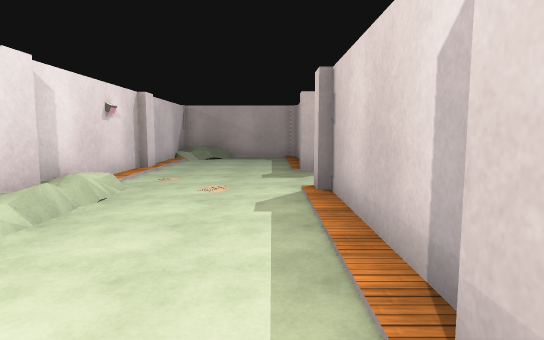
[1] (above)

20 first-person views from a walk through a 3-D level made in the Unity game engine. The camera is 1.4 m above the floor, tilts 6° down and sees 75° across. The floor is counted in squares, 1.34 m on a side. Each view is taken from the middle of a square. On the plan, view 1 faces up. The plan holds only what a view shows up to about 13 squares ahead; the rest is blank. The place goes on beyond the plan. The player is left out. Some surface patterns are stand-ins.

[2]
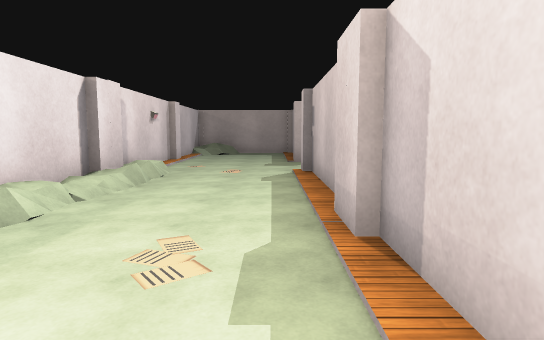

[3]
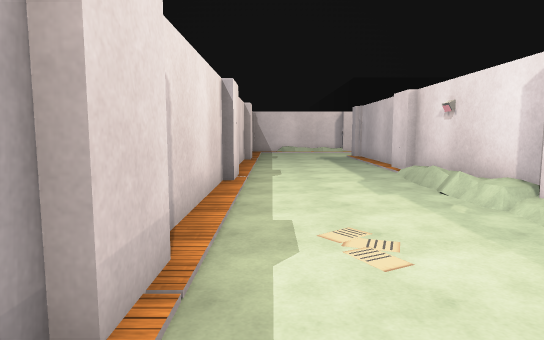

[4]
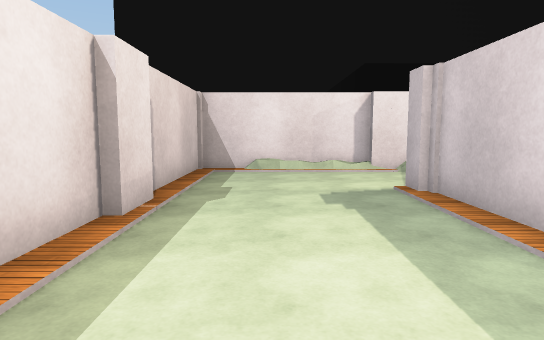

[5]
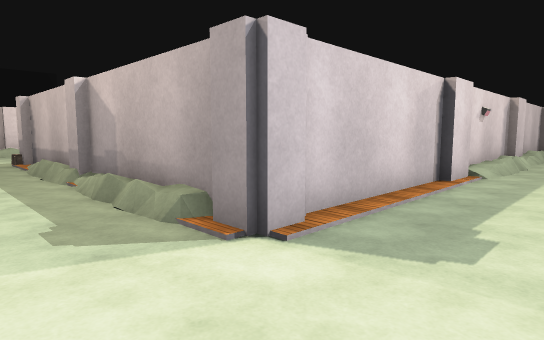

[6]
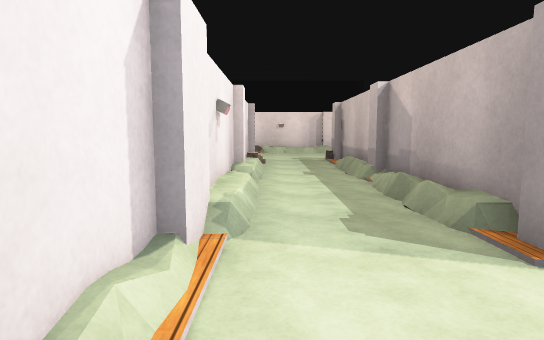

[7]
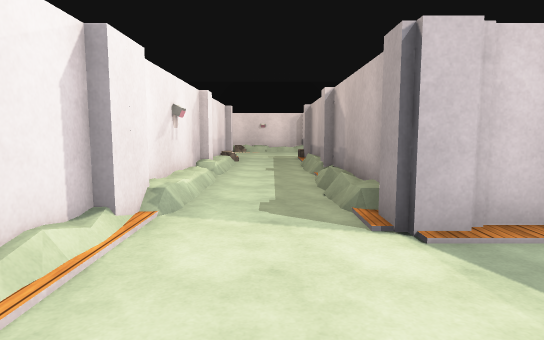

[8]
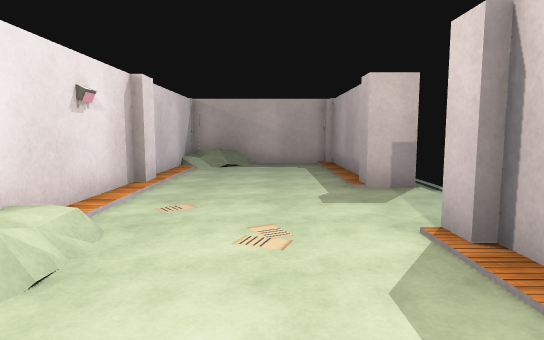

[9]
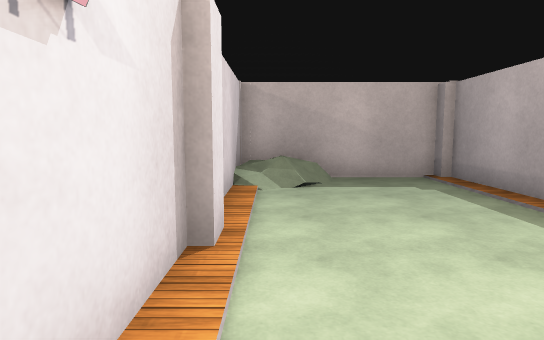

[10]
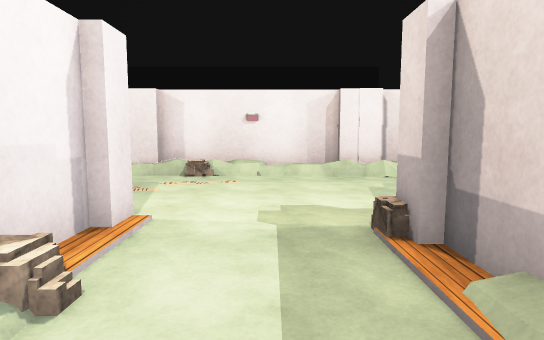

[11]
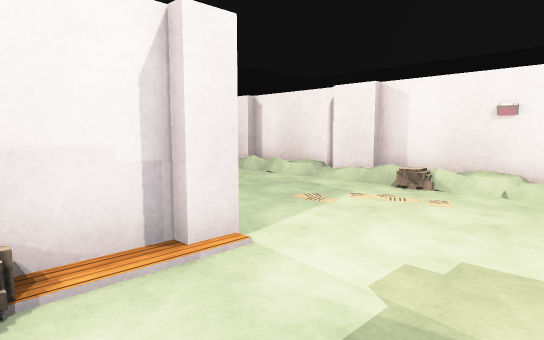

[12]
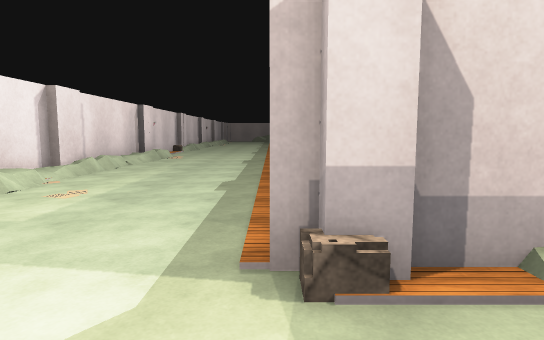

[13]
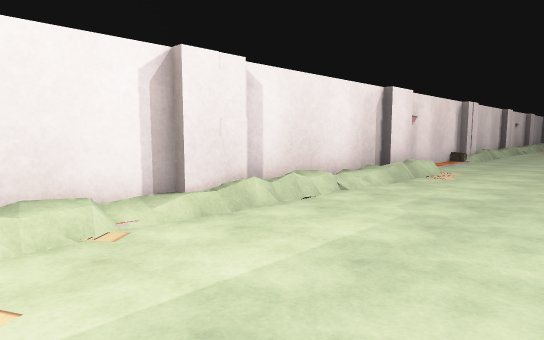

[14]
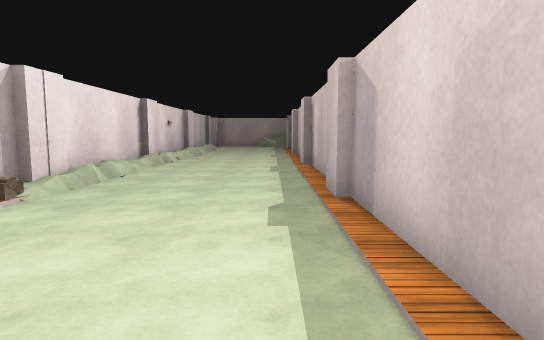

[15]
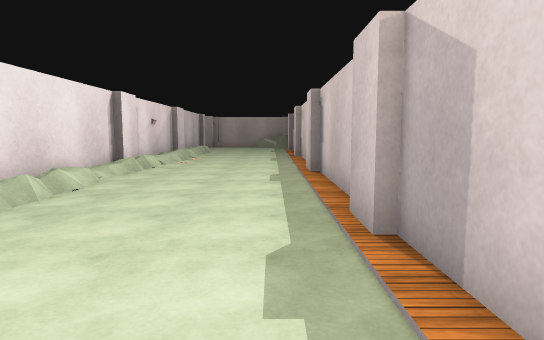

[16]
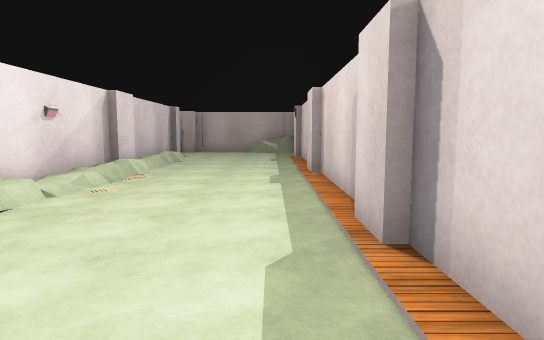

[17]
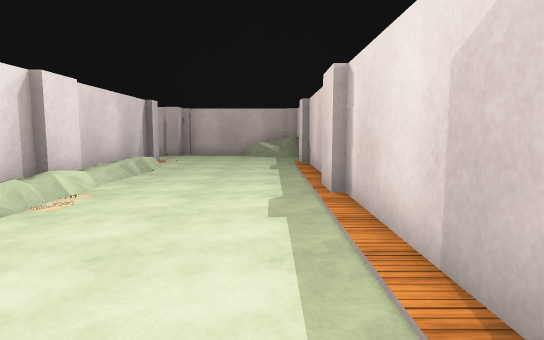

[18]
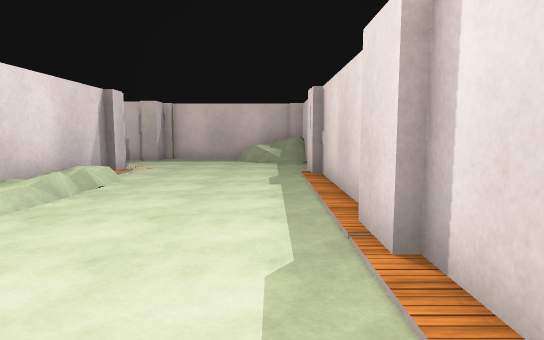

[19]
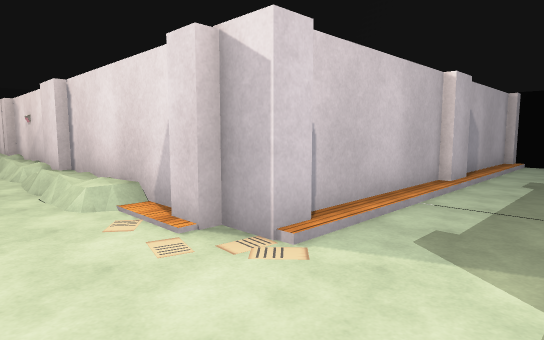

[20]
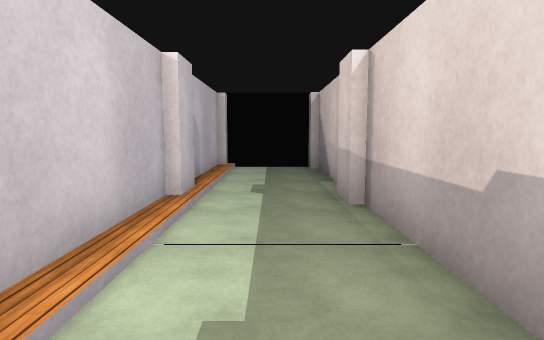

### Floor plan
Key: @ floor where view 1 was taken; # wall or solid block; . main floor; : floor 0.25 m higher than the main floor; / step, stairs or slope; = window, fence, low wall or low ledge; O other object.
Columns run from 30 left of view 1 to 1 right of it. Each row starts with its distance up from view 1.
 27 ####  ###
 26     OO      .
 25           .
 24 //////////.
 23 OO#O##O##O.
 22           O    O
 21          #/    .#
 20          #/    .#
 19          O/    .#
 18          #     .#
 17          #O    O
 16          #     O             ##
 15          #O    .#         ###  O
 14          O:    .#         O=   #
 13          #/   ..#         O.   #
 12          #/    .#         #.   #
 11          #O    ##         #.   O
 10          #/   .O          #.   O
  9          #/    .#         O.
  8          #/    .#         #.
  7          #/   ..#         O/
  6          ##    .          #    O
  5          O#    O          #/   #
  4          OO    .#         O/   #
  3          O.    .#         O  ..#
  2          O.    .#         #    #
  1          #/   ..#         #    O
  0          #     .          #   @#
 -1          #    .O          O    #
 -2          #O               #    #
 -3          O/               #   .#
 -4          #/               #=   O
 -5          #/               #    #
 -6          #O               O. . O
 -7          #/               #.   O
 -8          ##               O.   O
 -9               .           #.   #
-10                           #.   #
-11           #    .          #.   O
-12           #    #O####OO##OO.   #
-13          OO    .O/ =#O =  ..   #
-14          O/        .          .O
-15          #/    ...        .... O
-16          #/    #O#O ###O##O#####
-17          ##    O
-18           O
-19          #/    O
-20          #/    O
-21           O

Where each view was taken, in squares from view 1:
view 1: 0 up, 0 right, facing up
view 2: 3 down, 0 right, facing up
view 3: 3 up, 0 right, facing down
view 4: 6 down, 1 left, facing down
view 5: 15 down, 1 left, facing up-left
view 6: 15 down, 1 left, facing left
view 7: 14 down, 0 right, facing left
view 8: 3 up, 1 left, facing up
view 9: 7 up, 3 left, facing up
view 10: 14 down, 11 left, facing left
view 11: 13 down, 13 left, facing down-left
view 12: 15 down, 15 left, facing up
view 13: 9 down, 16 left, facing up-left
view 14: 1 down, 16 left, facing up
view 15: 1 up, 16 left, facing up
view 16: 7 up, 16 left, facing up
view 17: 10 up, 16 left, facing up
view 18: 13 up, 16 left, facing up
view 19: 26 up, 18 left, facing down-left
view 20: 25 up, 20 left, facing left
